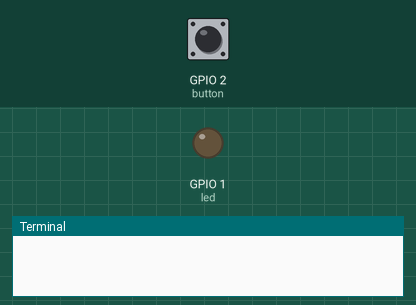
Simulated run of this program. Board: Raspberry Pi (BCM pin numbers). On the bench: output pins drawn as LEDs (lit = HIGH), the last lines printed to the terminal. The test bench sets the inputs (shaded band); at power-on: GPIO 2 (button) HIGH.

Above: at 1.2 s.
1.3 s: GPIO 2 (button) pulled LOW for 0.15 s
At 2.5 s:
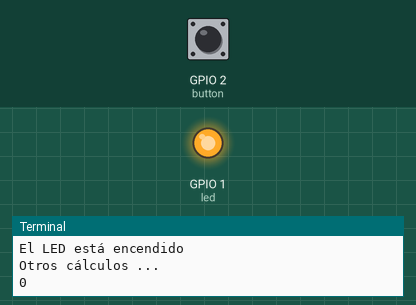
2.9 s: GPIO 2 (button) pulled LOW for 1 s
At 3.7 s:
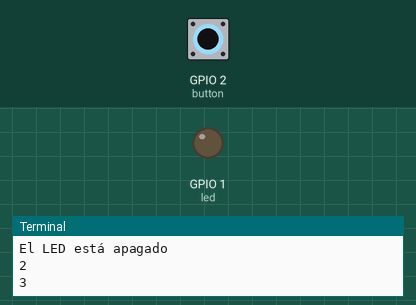
5.4 s: GPIO 2 (button) pulled LOW for 3.2 s
At 6.8 s:
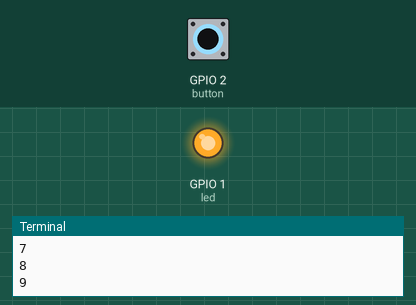
Timing chart, 0 to 8.4 s (numbered marks = the images above; inputs shaded):
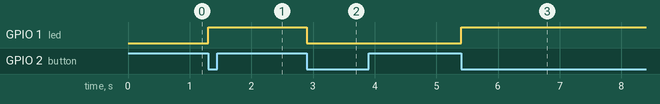

Measured:
- after the input at 1.3 s, GPIO 1 (led): LOW → HIGH at once
- after the input at 2.9 s, GPIO 1 (led): HIGH → LOW at once
- after the input at 5.4 s, GPIO 1 (led): LOW → HIGH at once

The program:

gpio_2.py
```python
from gpiozero import DigitalOutputDevice, DigitalInputDevice
from signal import pause
import time

# Configuramos el dispositivo de salida digital (LED) en el pin GPIO 1
led = DigitalOutputDevice(1)

# Configuramos el dispositivo de entrada digital (Botón) en el pin GPIO 2
button = DigitalInputDevice(2, pull_up=True)

# Definimos la función que manejará la interrupción (cambiar el LED)
def manejar_led():

    if led.value == 1:
        led.off()
        print("El LED está apagado")
    else:
        led.on()
        print("El LED está encendido")

# Detectamos cuando el botón es presionado
button.when_activated = manejar_led

# Mantener el script corriendo
while True:

    # En este punto, el programa puede hacer otras cosas
    # porque la interrupción se encargará de encender el LED

    time.sleep(2)
    print("Otros cálculos ...")
    for i in range(10):
        print(i)
        time.sleep(0.5)
```
